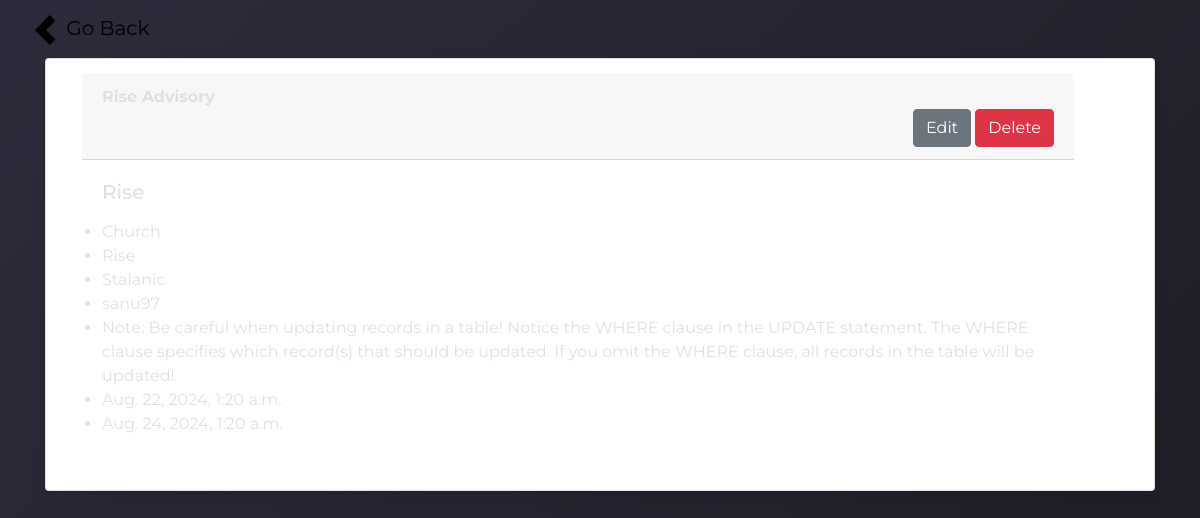
The page /host/event/man_event/ (signed in) on the database its author committed.
### event/models.py (models this page shows, shortened)
class Event_Host(models.Model):
  host = models.ForeignKey(Event_Users, on_delete=models.CASCADE,null=True, editable=False)
  social = models.ForeignKey(Event_Socials, on_delete=models.CASCADE,null=True)
  event = models.ForeignKey(Event, on_delete=models.CASCADE,null=True)
  auth_user = models.CharField(max_length=50,null=True)
  objects=models.Manager()

class Event(models.Model):
  event_id = models.AutoField(primary_key=True, editable=False)
  def short_unique():
    u = uuid.uuid4()
    s = shortuuid.encode(u)
    return s[:7]
  event_code = models.UUIDField(default = uuid.uuid4,
         editable = False)
  event_code_short = models.CharField(max_length=10, default=short_unique)
  event_name = models.CharField(max_length=55,null=True)
  event_location = models.CharField(max_length=30,null=True)
  event_org = models.CharField(max_length=30,null=True)
  host = models.ForeignKey(Event_Users, on_delete=models.CASCADE)
  event_social = models.ForeignKey(Event_Socials, on_delete=models.CASCADE,null=True)
  event_start_date = models.DateTimeField()
  event_end_date = models.DateTimeField()
  event_image = models.ImageField()
  about_event = models.TextField(max_length=500,null=True)
  objects=models.Manager()

class Event_Users(models.Model):
  user_id = models.AutoField(primary_key=True,editable=False)
  user_fname = models.CharField(max_length=30,null=True)
  user_lname = models.CharField(max_length=30,null=True)
  username = models.CharField(max_length=30,null=True)
  is_event_host = models.BooleanField(default=False)
  is_event_performer = models.BooleanField(default=False)
  is_event_guest = models.BooleanField(default=False)
  objects=models.Manager()

### event/views.py (the view)
# urls.py: path("event/man_event/", views.man_event, name="man_event"),
def man_event(request):
    user = request.user
    event_list = Event_Host.objects.select_related('host','social','event').filter(auth_user=user.id)
    return render(request, "event/man_event.html", {'event_list': event_list})

### event/templates/event/man_event.html (shortened to what this page needs)
{% extends 'event/base.html' %}
{% load static %}
{% block content %}
<nav class="navbar navbar-dark">
  <div class="container-fluid">
  <a class="navbar-brand" style="color: black" href="/host/event/home/">
    <img src="{% static "event/media/chevron-left-8x.png" %}" width="30" height="30" alt="logo">
    Go Back
  </a>
  </div>
</nav>
{% for event in event_list %}
<div class="container">
<div class="card">
    <div class="card-header">
        <strong>{{ event.event.event_name }}</strong>
        <div class="text-right">
            <button type="button" class="btn btn-secondary" onclick="location.href='{% url "update_event" event.event_id %}'"> Edit</button>
            <button type="button" class="btn btn-danger" id ='{{event.event_id}}' onclick="confirmation(this.id)"> Delete</button>
        </div>
    </div>
    <div class="card-body">
      <h5 class="card-title">{{ event.event.event_org }}</h5>
      <p class="card-text">
        <ul>
            <li>{{ event.event.event_location }}</li>
            <li>{{ event.event.event_org }}</li>
            <li>{{ event.event.host.user_fname }}</li>
            <li>{{ event.host.username }}</li>
            <li>{{ event.event.about_event }}</li>
            <li>{{ event.event.event_start_date }}</li>
            <li>{{ event.event.event_end_date }}</li>
        </ul>
      </p>
    </div>
  </div>
<br/>
</div>
{% endfor %}
{% endblock content %}

### event/templates/event/base.html (shortened to what this page needs)
{% load static %}
<!DOCTYPE html>
<html lang="en">
<head>
    <link rel="stylesheet" type="text/css" href="{% static 'event/css/bootstrap.css'%}">
    <link rel="stylesheet" href="https://cdn.jsdelivr.net/npm/@fancyapps/ui@4.0/dist/fancybox.css"/>
</head>
<body>
      {% block content %}
      {% endblock  %}
</body>
</html>

### rows shown on the page
Event_Host: event.event_name "Rise Advisory", event.event_org "Rise", event.event_location "Church", event.host.user_fname "Stalanic", host.username "sanu97", event.about_event "Note: Be careful when updating records in a table! Notice the WHERE clause in the UPDATE statement. The WHERE clause specifies which record(s) that should be updated. If you omit the WHERE clause, all records in the table will be updated!", event.event_start_date "Aug. 22, 2024, 1:20 a.m.", event.event_end_date "Aug. 24, 2024, 1:20 a.m."
